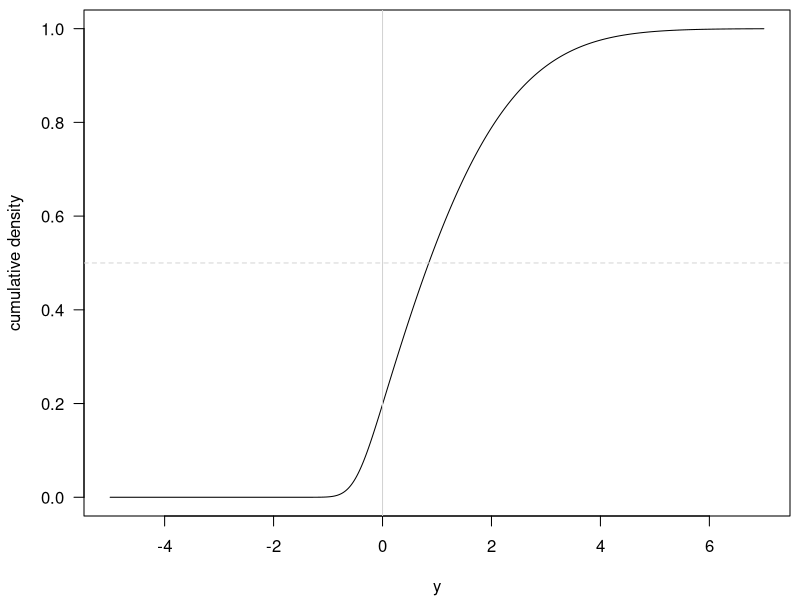

Here is the R script that generated this plot: (Note: this script raises an error after producing the figure.)
# Illustrations for proofs

library(sn)

#################################################
# Version 1: TADDA_0:

# parameters of skew normal:
xi <- -0.5
omega <- 2
alpha <- 8

# prepare for plotting density:
grid_y <- seq(from = -5, to = 7, by = 0.01)
F <- psn(x = grid_y, xi = xi, omega = omega, alpha = alpha)

# generate samples:
set.seed(123)
samples_y <- rsn(100000, xi = xi, omega = omega, alpha = alpha)

# compute mean and median:
(mu <- mean(samples_y))
(med <- median(samples_y))

# compute pi:
pi0 <- mean(samples_y < 0)
pi <- min(pi0, 1 - pi0)

# inflate with zeros::
n_0 <- sum(samples_y < 0)
samples_y_0 <- c(samples_y, rep(0, n_0))

# prepare plotting of zero-inflated density:
grid_p <- 1:100/100
quantiles_y <- quantile(samples_y_0, p = grid_p)


# obtain median and mean of inflated distribution:
(mu_modified <- mean(samples_y)/(1 + pi))
(med_modified <- max((quantile(samples_y, 0.5*(1 - sign(med)*pi))), 0))


# Plot:

# pdf("figures/F_vs_G.pdf", width = 6, height = 3.5)
par(las = 1, mar = c(4.2, 4.2, 0.5, 0.5))
plot(grid_y, F, type = "l", col = "black", xlab = "y", ylab = "cumulative density")
abline(h = 0.5, col = "lightgrey", lty = "dashed")
abline(v = 0, col = "lightgrey")

text_in_box(4, 0.5, "0.5", col = "lightgrey")
text_in_box(0, 0.7, "0", col = "lightgrey")


abline(h = pi/(1 + pi), col = "lightgrey")
text_in_box(4, pi/(1 + pi), expression(Pr(Y < epsilon)/(1 + Pr(Y < epsilon))), col = "lightgrey")

abline(h = 2*pi/(1 + pi), col = "lightgrey")
text_in_box(4, 2*pi/(1 + pi), expression(2*Pr(Y < epsilon)/(1 + (Y < epsilon))), col = "lightgrey")



abline(v = med, col = "black", lty = "dashed")
abline(v = med_modified, col = "red", lty  ="dashed")


lines(quantiles_y, grid_p, col = "red")

legend("topleft", legend = c("F", "G"), col = c("black", "red"), lty = 1, bty = "n")

text_in_box(med_modified - 1.6, 0.95, "BA: median of G", col = "red")

text_in_box(med + 1.25, 0.05, "median of F", col = "black")

dev.off()




#################################################
# Version 2: TADDA_epsilon, m > epsilon

# epsilon:
epsilon <- 0.5

# parameters of skew normal:
xi <- -1.7
omega <- 5
alpha <- 8

# generate samples:
set.seed(123)
samples_y <- rsn(100000, xi = xi, omega = omega, alpha = alpha)

# prepare plotting density:
grid_y <- seq(from = -5, to = 10, by = 0.01)
F <- psn(x = grid_y, xi = xi, omega = omega, alpha = alpha)
# compute mean and median:
(mu <- mean(samples_y))
(med <- median(samples_y))

# evaluate density at epsilon and minus epsilon
F_minus_epsilon <-  mean(samples_y < -epsilon)
F_epsilon <-  mean(samples_y < epsilon)

# inflate with epsilons:
n_epsilon <- sum(samples_y < -epsilon)
samples_y_epsilon <- c(samples_y, rep(epsilon, n_epsilon))

# prepare plotting density of epsilon-inflated distribution:
grid_p <- 1:100/100
quantiles_y_epsilon <- quantile(samples_y_epsilon, p = grid_p)

# obtain median and mean of inflated distribution:
(med_modified <- max((quantile(samples_y, 0.5*(1 - sign(med)*F_minus_epsilon))), 0))
(mu_modified <- mean(samples_y)/(1 + pi))


# Plot:
# pdf("figures/F_vs_G_epsilon.pdf", width = 6, height = 3.5)
par(las = 1, mar = c(4.2, 4.2, 0.5, 0.5))
plot(grid_y, F, type = "l", col = "black", xlab = "y", ylab = "cumulative density", ylim = 0:1)

rect(-epsilon, 0, epsilon, 1.2, col = "grey97", border = NA)

abline(v = -epsilon, col = "lightgrey")
abline(v = epsilon, col = "lightgrey")
abline(h = 0.5, col = "lightgrey", lty  ="dashed")
abline(h = F_epsilon/(1 + F_minus_epsilon), col = "lightgrey")
abline(h = (F_epsilon + F_minus_epsilon)/(1 + F_minus_epsilon), col = "lightgrey")
abline(v = med, col = "black", lty = "dashed")
abline(v = med_modified, col = "red", lty  ="dashed")

lines(grid_y, F)
lines(quantiles_y_epsilon, grid_p, col = "red")

text_in_box(-3, 0.5, "0.5", col = "lightgrey")
text_in_box(epsilon, 0.7, expression(epsilon), col = "lightgrey")
text_in_box(-epsilon, 0.7, expression(-epsilon), col = "lightgrey")
text_in_box(med_modified - 1.6, 0.95, "BA: median of G", col = "red")
text_in_box(med + 1.25, 0.05, "median of F", col = "black")
text_in_box(6, (F_epsilon +F_minus_epsilon)/(1 + F_minus_epsilon), expression((F(epsilon) + F(-epsilon))/(1 + F(-epsilon))), col = "lightgrey")
text_in_box(6, F_epsilon/(1 + F_minus_epsilon), expression(F(-epsilon)/(1 + F(-epsilon))), col = "lightgrey")

legend("topleft", legend = c("F", "G"), col = c("black", "red"), lty = 1, bty = "n")

box()

dev.off()



##########################################
# Version 3: TADDA_epsion, m < epsilon

# epsilon:
epsilon <- 0.5

# parameters of skew normal:
xi <- 1.7
omega <- 5
alpha <- -8

# generate samples:
set.seed(123)
samples_y <- rsn(100000, xi = xi, omega = omega, alpha = alpha)

# prepare plotting density:
grid_y <- seq(from = -10, to = 5, by = 0.01)
F <- psn(x = grid_y, xi = xi, omega = omega, alpha = alpha)
# compute mean and median:
(mu <- mean(samples_y))
(med <- median(samples_y))

# evaluate density at epsilon and minus epsilon
F_minus_epsilon <-  mean(samples_y < -epsilon)
F_epsilon <-  mean(samples_y < epsilon)

# inflate with -epsilons:
n_minus_epsilon <- sum(samples_y > epsilon)
samples_y_minus_epsilon <- c(samples_y, rep(-epsilon, n_minus_epsilon))

# prepare plotting density of -epsilon-inflated distribution:
grid_p <- 1:100/100
quantiles_y_minus_epsilon <- quantile(samples_y_minus_epsilon, p = grid_p)

# obtain median and mean of inflated distribution:
(med_modified <- quantile(samples_y, 0.5*(2 - F_epsilon)))
(mu_modified <- mean(samples_y)/(1 + pi))

# Plot:

# pdf("figures/F_vs_G_minus_epsilon.pdf", width = 6, height = 3.5)
par(las = 1, mar = c(4.2, 4.2, 0.5, 0.5))
plot(grid_y, F, type = "l", col = "black", xlab = "y", ylab = "cumulative density", ylim = 0:1)

rect(-epsilon, 0, epsilon, 1.2, col = "grey97", border = NA)

abline(v = -epsilon, col = "lightgrey")
abline(v = epsilon, col = "lightgrey")
abline(h = 0.5, col = "lightgrey", lty = "dashed")
abline(h = F_minus_epsilon/(2 - F_epsilon), col = "lightgrey")
abline(h = (1 - F_epsilon + F_minus_epsilon)/(2 - F_epsilon), col = "lightgrey")
abline(v = med, col = "black", lty = "dashed")
abline(v = med_modified, col = "red", lty  ="dashed")

lines(quantiles_y_minus_epsilon, grid_p, col = "red")
lines(grid_y, F)


text_in_box(3, 0.5, "0.5", col = "lightgrey")
text_in_box(epsilon, 0.3, expression(epsilon), col = "lightgrey")
text_in_box(-epsilon, 0.3, expression(-epsilon), col = "lightgrey")
text_in_box(-6, F_minus_epsilon/(2 - F_epsilon), 
            expression(F(-epsilon)/(2 - F(epsilon))), col = "lightgrey")
text_in_box(-6, (1 - F_epsilon + F_minus_epsilon)/(2 - F_epsilon),
            expression((F(-epsilon) + 1 - F(epsilon))/(2 - F(-epsilon))), col = "lightgrey")
text_in_box(med_modified + 1.6, 0.15, "BA: median of G", col = "red")

text_in_box(med +-1.25, 0.95, "median of F", col = "black")



legend("topleft", legend = c("F", "G"), col = c("black", "red"), lty = 1, bty = "n")

box()

dev.off()
